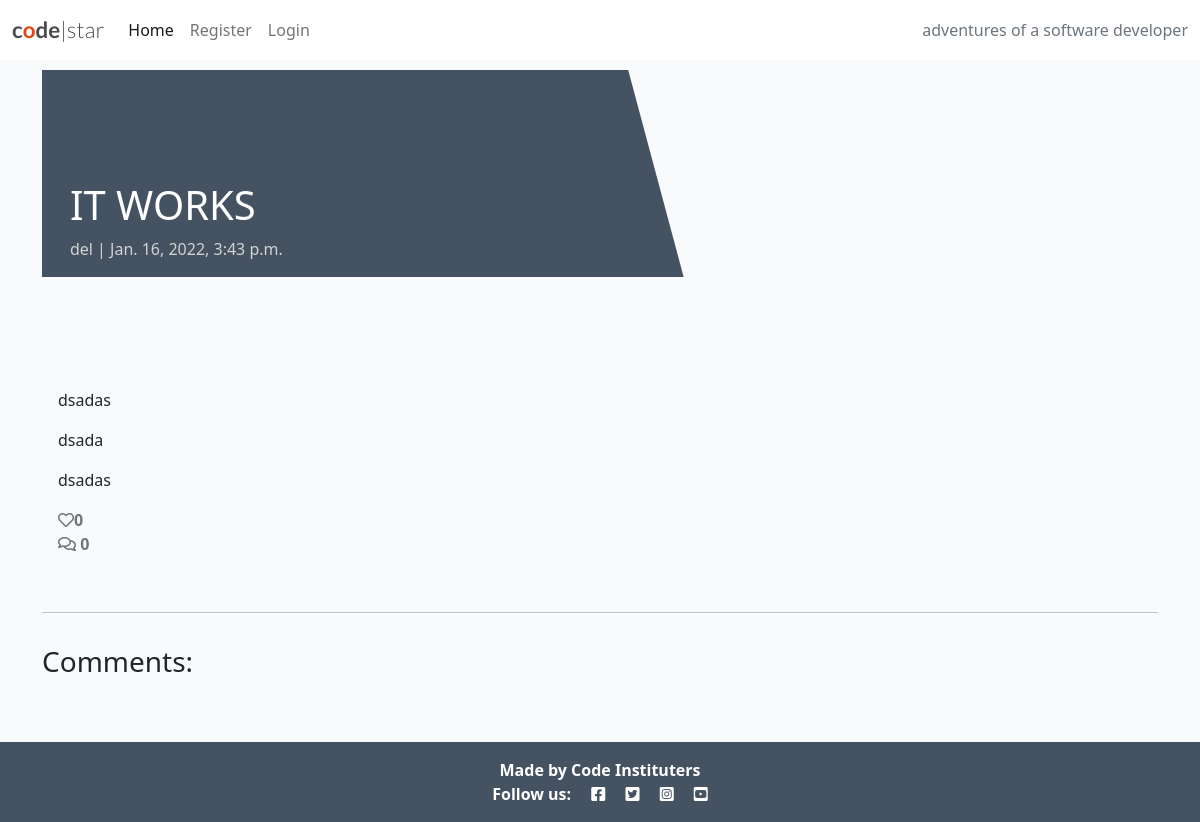
Screenshot of /it-works/ with the database file from the repository.
### post/models.py (models this page shows, shortened)
class Post(models.Model):
    title = models.CharField(max_length=200, unique=True)
    slug = models.SlugField(max_length=200, unique=True)
    author = models.ForeignKey(
        User, on_delete=models.CASCADE, related_name="recipes", null=True
        )
    published_on = models.DateTimeField(auto_now=True)
    updated_on = models.DateTimeField(auto_now=True)
    description = models.TextField()
    ingredients = models.TextField()
    method = models.TextField()
    is_vegan = models.BooleanField(default=False)
    image = CloudinaryField('image', default='placeholder')
    likes = models.ManyToManyField(User, related_name='post_likes', blank=True)
    class Meta:
        ordering = ['-published_on']
    def number_of_likes(self):
        return self.likes.count()

### post/views.py (the view, shortened to what this page needs)
# urls.py: path('<slug:slug>/', views.PostDetail.as_view(), name="post_detail"),
class PostDetail(View):
    def get(self, request, slug, *args, **kwargs):
        queryset = Post.objects.all()
        post = get_object_or_404(queryset, slug=slug)
        comments = post.comments.filter(approved=True).order_by('created_on')
        liked = False
        if post.likes.filter(id=self.request.user.id).exists():
            liked = True
        return render(
            request,
            "post_detail.html",
            {
                "post": post,
                "comments": comments,
                "commented": False,
                "liked": liked,
                "comment_form": CommentForm()
            },
        )

### templates/post_detail.html (shortened to what this page needs)
{% extends 'base.html' %} {% block content %}
{% load crispy_forms_tags %}
<div class="masthead">
    <div class="container">
        <div class="row g-0">
            <div class="col-md-6 masthead-text">
                <h1 class="post-title"> {{ post.title }}
                </h1>
                <p class="post-subtitle">{{ post.author }} | {{ post.published_on }} </p>
            </div>
            <div class="d-none d-md-block col-md-6 masthead-image">
            </div>
        </div>
    </div>
</div>
<div class="container">
    <div class="row">
        <div class="col card mb-4  mt-3 left  top">
            <div class="card-body">
                <p class="card-text ">{{ post.description | safe }}</p>
                <p class="card-text ">{{ post.ingredients | safe }}</p>
                <p class="card-text ">{{ post.method | safe }}</p>
                <div class="row">
                    <div class="col-1">
                        <strong>
                            {% if user.is_authenticated %}
                                <form class="d-inline" action="{% url 'post_like' post.slug %}" method="POST">
                                    {% csrf_token %}
                                    {% if liked %}
                                        <button type="submit" name="blogpost_id" value="{{ post.slug }}" class="btn-like">
                                            <i class="fas fa-heart"></i>
                                        </button>
                                    {% else %}
                                        <button type="submit" name="blogpost_id" value="{{ post.slug }}" class="btn-like">
                                            <i class="far fa-heart"></i>
                                    {% endif %}
                                </form>
                            {% else %}
                            <span class="text-secondary"><i class="far fa-heart"></i>{{ post.number_of_likes }} </span>
                            {% endif %}
                        </div>
                    <div class="col-1">
                        {% with comments.count as total_comments %}
                        <strong class="text-secondary"><i class="far fa-comments"></i>
                            {{ total_comments }}
                        </strong>
                        {% endwith %}
                    </div>
                </div>
            </div>
        </div>
    </div>
    <div class="row">
        <div class="col">
            <hr>
        </div>
    </div>
    <div class="row">
        <div class="col card mb-4  mt-3 ">
            <h3>Comments:</h3>
            <div class="card-body">
            </div>
        </div>
        <div class="col-md-8 card mb-4  mt-3 ">
            <div class="card-body">
            </div>
        </div>
    </div>
</div>
{% endblock content %}

### static/css/style.css (style rules this page uses)
body { background-color: #F9FAFC; }
.main-bg { background-color: #F9FAFC; }
.card { border: none; background-color: transparent; }
.masthead { margin-top: 10px; overflow: hidden; position: relative; display: inline-block; height: 33vh; width: 100%; }
.masthead-text { background-color: #445261; color: white; position: relative; }
.masthead-image { position: relative; overflow: hidden; }
.masthead-image:after { content: ""; position: absolute; top: 0; right: 90%; height: 100%; width: 150%; background: #445261; -webkit-transform: skew(15deg); -moz-transform: skew(15deg); transform: skew(15deg); z-index: 100; }
.post-title { margin-top: 20%; margin-left: 5%; }
.post-subtitle { margin-left: 5%; color: lightgray; }

### rows the page displays
Post: title "IT WORKS", author "del", published_on "Jan. 16, 2022, 3:43 p.m.", description "dsadas", ingredients "dsada", method "dsadas", number_of_likes "0"

### other values shown
{{ total_comments }} "0"
